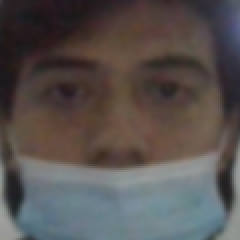
#> input picture dataset/negatif/data100.png, 120 x 120 px, given in place of the camera (shown 2 times larger)
$ python getData.py
#> lines starting #> are read from the running program, lines starting #| are printed output that depends on the picture
import numpy as np
import cv2
import imutils

face_cascade = cv2.CascadeClassifier('haarcascade_frontalface_alt2.xml')
cam = cv2.VideoCapture(0)
data_num = 1
getData = 0
while True:
	ret,img = cam.read()
#> img is the input picture: shape (120, 120, 3); mean B, G, R 79.9, 81.4, 87.2
	img = imutils.resize(img, width = 400)
#> img: shape (400, 400, 3)
	img = cv2.flip(img,1)
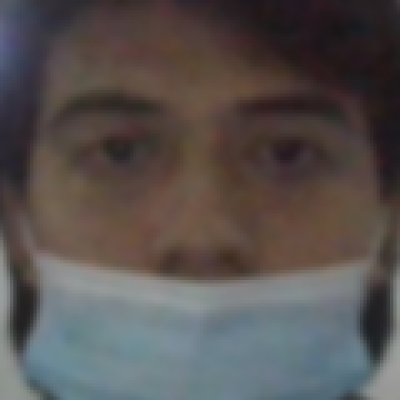
#> img: shape (400, 400, 3); mean B, G, R 79.8, 81.4, 87.2
	img = cv2.GaussianBlur(img,(5,5),0)
	resized = img.copy()
	gray = cv2.cvtColor(resized, cv2.COLOR_BGR2GRAY)
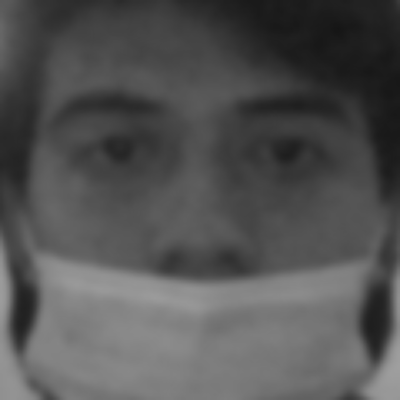
#> gray: shape (400, 400); min 21, max 159, mean 83
	faces = face_cascade.detectMultiScale(gray,1.1,4)
#> faces = ()
	for x, y, w, h in faces:
		roi = img[y:y+h, x:x+w]
		if getData == 1:
			cv2.imwrite('data'+str(data_num)+'.png',roi)
			print("data{}.png tersimpan".format(data_num))
			data_num += 1
		cv2.imshow('roi', roi)
		cv2.rectangle(img, (x, y), ((x + w), (y + h)), (255, 0, 0), 2)
#> this loop made 0 passes
#> after the loop, data_num = 1

	cv2.imshow('img', img)

	k = cv2.waitKey(1) & 0xff
#> (key Esc is pressed here)
	if k == 27:
		break

	elif k == ord('s'):
		getData = 1

	elif k == ord('u'):
		getData = 0

cam.release()
cv2.destroyAllWindows()
print('Program dihentikan')

$ run again, on dataset/negatif/data107.png
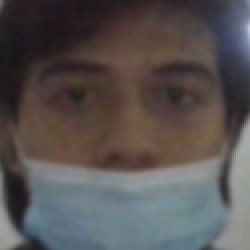
#> input picture dataset/negatif/data107.png, 125 x 125 px, given in place of the camera (shown 2 times larger)
#> img is the input picture: shape (125, 125, 3); mean B, G, R 81.6, 82.3, 87.2
#> `img = cv2.flip(img,1)`:
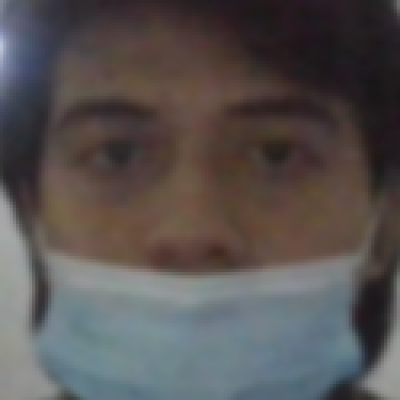
#> img: shape (400, 400, 3); mean B, G, R 81.6, 82.3, 87.1
#> `gray = cv2.cvtColor(resized, cv2.COLOR_BGR2GRAY)`:
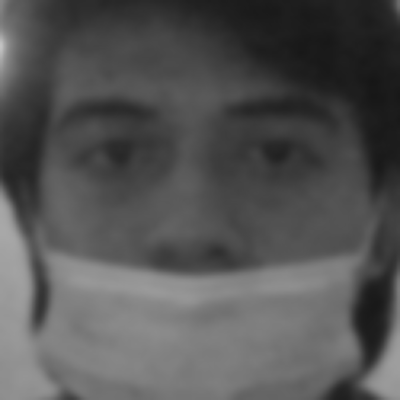
#> gray: shape (400, 400); min 22, max 195, mean 83.6
#> faces = ()
#> after the loop `for x, y, w, h in faces:`: data_num = 1
